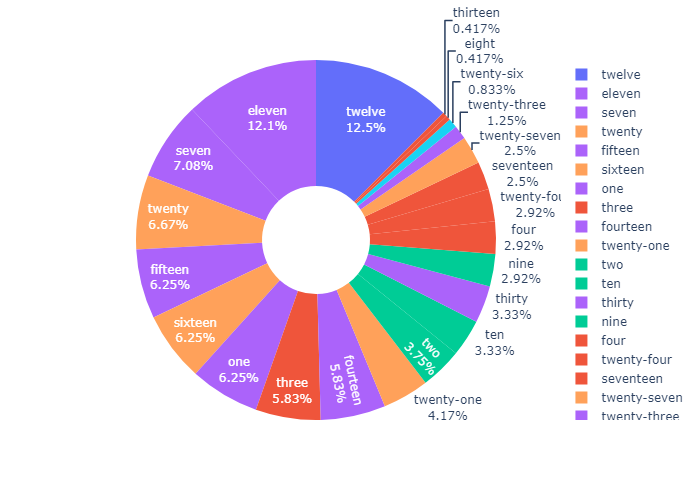

This figure's Python source:
"""
https://www.youtube.com/watch?v=_b2KXL0wHQg&list=PLh3I780jNsiTXlWYiNWjq2rBgg3UsL1Ub&index=1
"""

import pandas as pd
import plotly.express as px
dfb = pd.read_csv("bird-window-collision-death.csv")

# df = px.data.tips()
fig = px.pie(dfb, values='Deaths', names='Bldg #', color="Side", hole=0.3)
fig.update_traces(textinfo="label+percent", insidetextfont=dict(color="white"))
fig.update_layout(legend={"itemclick":False})
fig.show()

fig.write_image("images/fig1.png")
